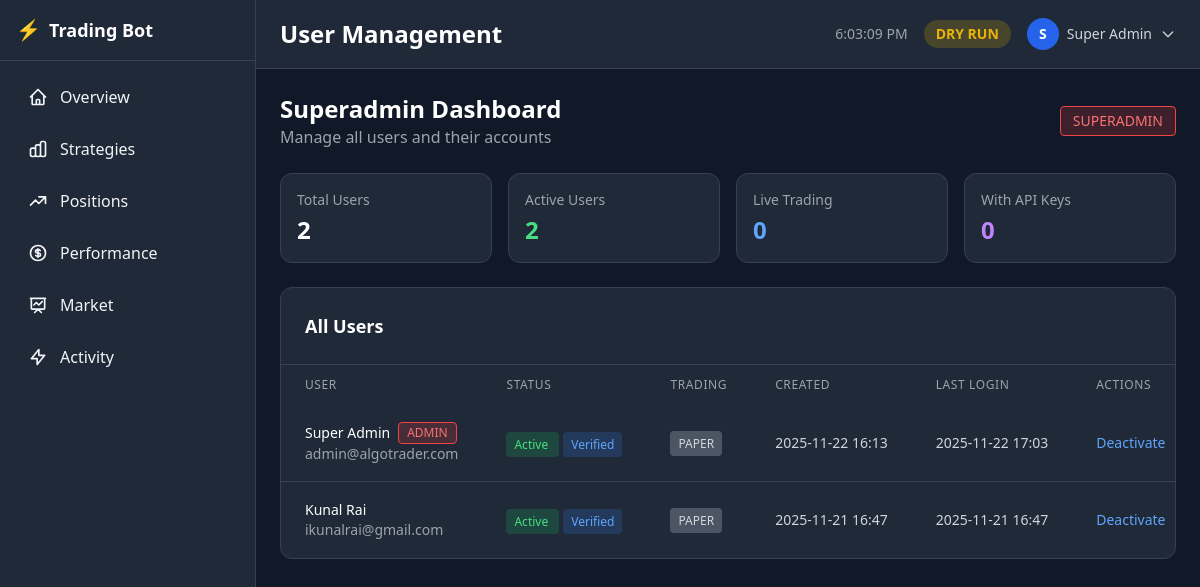
/auth/admin/users (signed in), run on the app's committed database.
### models.py (models this page shows, shortened)
class User(UserMixin, db.Model):
    __tablename__ = 'users'
    id = db.Column(db.Integer, primary_key=True)
    email = db.Column(db.String(120), unique=True, nullable=False, index=True)
    password_hash = db.Column(db.String(256), nullable=True)  # Nullable for OAuth users
    name = db.Column(db.String(100), nullable=True)
    google_id = db.Column(db.String(100), unique=True, nullable=True, index=True)
    avatar_url = db.Column(db.String(500), nullable=True)
    is_active = db.Column(db.Boolean, default=True)
    is_verified = db.Column(db.Boolean, default=False)
    is_superadmin = db.Column(db.Boolean, default=False)
    created_at = db.Column(db.DateTime, default=datetime.utcnow)
    updated_at = db.Column(db.DateTime, default=datetime.utcnow, onupdate=datetime.utcnow)
    last_login = db.Column(db.DateTime, nullable=True)
    profile = db.relationship('UserProfile', backref='user', uselist=False, cascade='all, delete-orphan')
    trading_pairs = db.relationship('UserTradingPair', backref='user', cascade='all, delete-orphan')

class UserProfile(db.Model):
    __tablename__ = 'user_profiles'
    id = db.Column(db.Integer, primary_key=True)
    user_id = db.Column(db.Integer, db.ForeignKey('users.id'), nullable=False, unique=True)
    trading_mode = db.Column(db.String(20), default='paper')  # 'paper' or 'live'
    coindcx_api_key_encrypted = db.Column(db.Text, nullable=True)
    coindcx_api_secret_encrypted = db.Column(db.Text, nullable=True)
    simulated_balance = db.Column(db.Float, default=1000.0)
    max_position_size_percent = db.Column(db.Float, default=10.0)
    leverage = db.Column(db.Integer, default=5)
    stop_loss_percent = db.Column(db.Float, default=2.0)
    take_profit_percent = db.Column(db.Float, default=4.0)
    max_open_positions = db.Column(db.Integer, default=3)
    enable_notifications = db.Column(db.Boolean, default=True)
    default_strategy = db.Column(db.String(50), default='combined')
    created_at = db.Column(db.DateTime, default=datetime.utcnow)
    updated_at = db.Column(db.DateTime, default=datetime.utcnow, onupdate=datetime.utcnow)
    @property
    def coindcx_api_key(self) -> str:
        """Decrypt and return the CoinDCX API key"""
        return decrypt_api_key(self.coindcx_api_key_encrypted) if self.coindcx_api_key_encrypted else ""
    @property
    def coindcx_api_secret(self) -> str:
        """Decrypt and return the CoinDCX API secret"""
        return decrypt_api_key(self.coindcx_api_secret_encrypted) if self.coindcx_api_secret_encrypted else ""
    @property
    def has_api_keys(self) -> bool:
        return bool(self.coindcx_api_key_encrypted and self.coindcx_api_secret_encrypted)

### auth.py (the view)
@auth_bp.route('/admin/users')
@superadmin_required
def admin_users():
    users = User.query.order_by(User.created_at.desc()).all()
    users_data = []
    for user in users:
        users_data.append({
            'id': user.id,
            'email': user.email,
            'name': user.name or 'N/A',
            'is_active': user.is_active,
            'is_verified': user.is_verified,
            'is_superadmin': user.is_superadmin,
            'trading_mode': user.profile.trading_mode if user.profile else 'N/A',
            'has_api_keys': user.profile.has_api_keys if user.profile else False,
            'created_at': user.created_at.strftime('%Y-%m-%d %H:%M'),
            'last_login': user.last_login.strftime('%Y-%m-%d %H:%M') if user.last_login else 'Never',
        })
    return render_template('auth/admin_users.html', users=users_data)

### templates/auth/admin_users.html (shortened to what this page needs)
{% extends "base.html" %}
{% block page_title %}User Management{% endblock %}
{% block content %}
<div class="max-w-7xl mx-auto space-y-6">
    <div class="flex items-center justify-between">
        <div>
            <h2 class="text-2xl font-bold text-white">Superadmin Dashboard</h2>
            <p class="text-gray-400">Manage all users and their accounts</p>
        </div>
        <div class="flex items-center gap-2">
            <span class="px-3 py-1 bg-red-500 bg-opacity-20 border border-red-500 rounded text-red-400 text-sm font-medium">
                SUPERADMIN
            </span>
        </div>
    </div>
    <div class="grid grid-cols-1 md:grid-cols-4 gap-4">
        <div class="bg-gray-800 rounded-xl p-4 border border-gray-700">
            <div class="text-gray-400 text-sm mb-1">Total Users</div>
            <div class="text-2xl font-bold text-white">{{ users|length }}</div>
        </div>
        <div class="bg-gray-800 rounded-xl p-4 border border-gray-700">
            <div class="text-gray-400 text-sm mb-1">Active Users</div>
            <div class="text-2xl font-bold text-green-400">{{ users|selectattr('is_active')|list|length }}</div>
        </div>
        <div class="bg-gray-800 rounded-xl p-4 border border-gray-700">
            <div class="text-gray-400 text-sm mb-1">Live Trading</div>
            <div class="text-2xl font-bold text-blue-400">{{ users|selectattr('trading_mode', 'equalto', 'live')|list|length }}</div>
        </div>
        <div class="bg-gray-800 rounded-xl p-4 border border-gray-700">
            <div class="text-gray-400 text-sm mb-1">With API Keys</div>
            <div class="text-2xl font-bold text-purple-400">{{ users|selectattr('has_api_keys')|list|length }}</div>
        </div>
    </div>
    <div class="bg-gray-800 rounded-xl border border-gray-700 overflow-hidden">
        <div class="p-6 border-b border-gray-700">
            <h3 class="text-lg font-bold text-white">All Users</h3>
        </div>
        <div class="overflow-x-auto">
            <table class="w-full">
                <thead class="bg-gray-750">
                    <tr>
                        <th class="px-6 py-3 text-left text-xs font-medium text-gray-400 uppercase tracking-wider">User</th>
                        <th class="px-6 py-3 text-left text-xs font-medium text-gray-400 uppercase tracking-wider">Status</th>
                        <th class="px-6 py-3 text-left text-xs font-medium text-gray-400 uppercase tracking-wider">Trading</th>
                        <th class="px-6 py-3 text-left text-xs font-medium text-gray-400 uppercase tracking-wider">Created</th>
                        <th class="px-6 py-3 text-left text-xs font-medium text-gray-400 uppercase tracking-wider">Last Login</th>
                        <th class="px-6 py-3 text-left text-xs font-medium text-gray-400 uppercase tracking-wider">Actions</th>
                    </tr>
                </thead>
                <tbody class="divide-y divide-gray-700">
                    {% for user in users %}
                    <tr class="hover:bg-gray-750 transition" data-user-id="{{ user.id }}">
                        <td class="px-6 py-4 whitespace-nowrap">
                            <div class="flex items-center">
                                <div>
                                    <div class="text-sm font-medium text-white flex items-center gap-2">
                                        {{ user.name }}
                                        {% if user.is_superadmin %}
                                        <span class="px-2 py-0.5 bg-red-500 bg-opacity-20 border border-red-500 rounded text-red-400 text-xs">ADMIN</span>
                                        {% endif %}
                                    </div>
                                    <div class="text-sm text-gray-400">{{ user.email }}</div>
                                </div>
                            </div>
                        </td>
                        <td class="px-6 py-4 whitespace-nowrap">
                            <span class="px-2 py-1 text-xs rounded {% if user.is_active %}bg-green-500 bg-opacity-20 text-green-400{% else %}bg-red-500 bg-opacity-20 text-red-400{% endif %}">
                                {% if user.is_active %}Active{% else %}Inactive{% endif %}
                            </span>
                            {% if user.is_verified %}
                            <span class="px-2 py-1 text-xs rounded bg-blue-500 bg-opacity-20 text-blue-400 ml-1">Verified</span>
                            {% endif %}
                        </td>
                        <td class="px-6 py-4 whitespace-nowrap">
                            <div class="text-sm">
                                <span class="px-2 py-1 text-xs rounded {% if user.trading_mode == 'live' %}bg-orange-500 bg-opacity-20 text-orange-400{% else %}bg-gray-600 text-gray-300{% endif %}">
                                    {{ user.trading_mode|upper }}
                                </span>
                            </div>
                        </td>
                        <td class="px-6 py-4 whitespace-nowrap text-sm text-gray-300">
                            {{ user.created_at }}
                        </td>
                        <td class="px-6 py-4 whitespace-nowrap text-sm text-gray-300">
                            {{ user.last_login }}
                        </td>
                        <td class="px-6 py-4 whitespace-nowrap text-sm font-medium">
                            <div class="flex items-center gap-2">
                                {% if not user.is_superadmin or user.id == current_user.id %}
                                <button onclick="toggleUserActive({{ user.id }})" class="text-blue-400 hover:text-blue-300">
                                    {% if user.is_active %}Deactivate{% else %}Activate{% endif %}
                                </button>
                                {% endif %}
                            </div>
                        </td>
                    </tr>
                    {% endfor %}
                </tbody>
            </table>
        </div>
    </div>
</div>
{% endblock %}

### templates/base.html (shortened to what this page needs)
<!DOCTYPE html>
<html lang="en">
<head>
    <script src="https://cdn.tailwindcss.com"></script>
</head>
<body class="bg-gray-900 text-gray-100">
    <div class="flex h-screen overflow-hidden">
        <aside class="sidebar bg-gray-800 w-64 flex-shrink-0 border-r border-gray-700 overflow-y-auto" id="sidebar">
            <div class="p-4 border-b border-gray-700 flex items-center justify-between">
                <h1 class="text-lg font-bold text-white flex items-center gap-2">
                    <span class="text-blue-500 text-xl">⚡</span>
                    <span>Trading Bot</span>
                </h1>
            </div>
            <nav class="p-3 space-y-1">
                <a href="/" class="sidebar-link flex items-center gap-3 px-3 py-3 rounded-lg border-l-4 border-transparent {% if request.path == '/' %}active{% endif %}" onclick="closeSidebarOnMobile()">
                    <svg class="w-5 h-5" fill="none" stroke="currentColor" viewBox="0 0 24 24">
                        <path stroke-linecap="round" stroke-linejoin="round" stroke-width="2" d="M3 12l2-2m0 0l7-7 7 7M5 10v10a1 1 0 001 1h3m10-11l2 2m-2-2v10a1 1 0 01-1 1h-3m-6 0a1 1 0 001-1v-4a1 1 0 011-1h2a1 1 0 011 1v4a1 1 0 001 1m-6 0h6"></path>
                    </svg>
                    <span class="font-medium">Overview</span>
                </a>
                <a href="/strategies" class="sidebar-link flex items-center gap-3 px-3 py-3 rounded-lg border-l-4 border-transparent {% if request.path == '/strategies' %}active{% endif %}" onclick="closeSidebarOnMobile()">
                    <span class="font-medium">Strategies</span>
                </a>
                <a href="/positions" class="sidebar-link flex items-center gap-3 px-3 py-3 rounded-lg border-l-4 border-transparent {% if request.path == '/positions' %}active{% endif %}" onclick="closeSidebarOnMobile()">
                    <svg class="w-5 h-5" fill="none" stroke="currentColor" viewBox="0 0 24 24">
                        <path stroke-linecap="round" stroke-linejoin="round" stroke-width="2" d="M13 7h8m0 0v8m0-8l-8 8-4-4-6 6"></path>
                    </svg>
                    <span class="font-medium">Positions</span>
                </a>
                <a href="/performance" class="sidebar-link flex items-center gap-3 px-3 py-3 rounded-lg border-l-4 border-transparent {% if request.path == '/performance' %}active{% endif %}" onclick="closeSidebarOnMobile()">
                    <span class="font-medium">Performance</span>
                </a>
                <a href="/market" class="sidebar-link flex items-center gap-3 px-3 py-3 rounded-lg border-l-4 border-transparent {% if request.path == '/market' %}active{% endif %}" onclick="closeSidebarOnMobile()">
                    <svg class="w-5 h-5" fill="none" stroke="currentColor" viewBox="0 0 24 24">
                        <path stroke-linecap="round" stroke-linejoin="round" stroke-width="2" d="M7 12l3-3 3 3 4-4M8 21l4-4 4 4M3 4h18M4 4h16v12a1 1 0 01-1 1H5a1 1 0 01-1-1V4z"></path>
                    </svg>
                    <span class="font-medium">Market</span>
                </a>
                <a href="/activity" class="sidebar-link flex items-center gap-3 px-3 py-3 rounded-lg border-l-4 border-transparent {% if request.path == '/activity' %}active{% endif %}" onclick="closeSidebarOnMobile()">
                    <svg class="w-5 h-5" fill="none" stroke="currentColor" viewBox="0 0 24 24">
                        <path stroke-linecap="round" stroke-linejoin="round" stroke-width="2" d="M13 10V3L4 14h7v7l9-11h-7z"></path>
                    </svg>
                    <span class="font-medium">Activity</span>
                </a>
            </nav>
        </aside>
        <div class="flex-1 flex flex-col overflow-hidden w-full">
            <header class="bg-gray-800 border-b border-gray-700 px-3 md:px-6 py-3 flex items-center justify-between gap-2">
                <div class="flex-1 min-w-0">
                    <h2 class="text-lg md:text-2xl font-bold text-white truncate">{% block page_title %}Dashboard{% endblock %}</h2>
                </div>
                <div class="flex items-center gap-2 md:gap-4 flex-shrink-0">
                    <div class="hidden sm:block text-sm text-gray-400">
                        <span id="current-time"></span>
                    </div>
                    <div id="top-trading-mode-badge" class="px-2 md:px-3 py-1 rounded-full text-xs md:text-sm font-semibold bg-yellow-500 bg-opacity-20 text-yellow-500 whitespace-nowrap">
                    </div>
                    {% if current_user.is_authenticated %}
                    <div class="relative" x-data="{ open: false }">
                        <button onclick="toggleProfileMenu()" class="flex items-center gap-2 text-gray-300 hover:text-white">
                            {% if current_user.avatar_url %}
                                <img src="{{ current_user.avatar_url }}" alt="Avatar" class="w-8 h-8 rounded-full">
                            {% else %}
                                <div class="w-8 h-8 rounded-full bg-blue-600 flex items-center justify-center text-sm font-bold text-white">
                                    {{ (current_user.name or current_user.email)[0].upper() }}
                                </div>
                            {% endif %}
                            <span class="hidden md:inline text-sm">{{ current_user.name or current_user.email.split('@')[0] }}</span>
                            <svg class="w-4 h-4" fill="none" stroke="currentColor" viewBox="0 0 24 24">
                                <path stroke-linecap="round" stroke-linejoin="round" stroke-width="2" d="M19 9l-7 7-7-7"></path>
                            </svg>
                        </button>
                    </div>
                    {% endif %}
                </div>
            </header>
            <main class="main-content flex-1 overflow-y-auto bg-gray-900 p-3 md:p-6">
                {% block content %}{% endblock %}
            </main>
        </div>
    </div>
</body>
</html>

### data on the page
User: name "S", name "Super Admin", name "Super Admin", email "admin@algotrader.com"
UserProfile: trading_mode "PAPER"
User: name "Kunal Rai", email "ikunalrai@gmail.com"
UserProfile: trading_mode "PAPER"

### other printed values
{{ users|length }} "2"
{{ users|selectattr('is_active')|list|length }} "2"
{{ users|selectattr('trading_mode', 'equalto', 'live')|list|length }} "0"
{{ users|selectattr('has_api_keys')|list|length }} "0"
{{ user.created_at }} "2025-11-22 16:13" "2025-11-21 16:47"
{{ user.last_login }} "2025-11-22 17:03" "2025-11-21 16:47"
